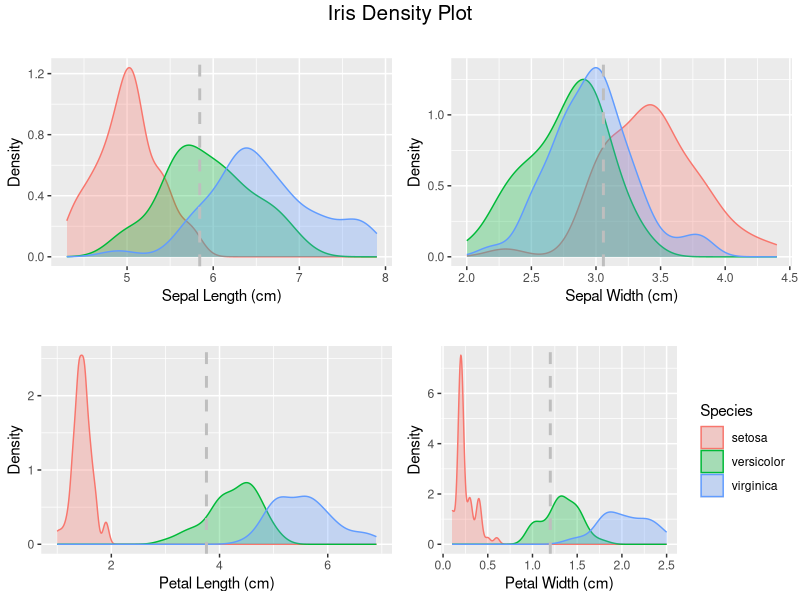

Recreate this plot in R.
# Notice the shape of the data, most attributes exhibit a normal distribution. 
# You can see the measurements of very small flowers in the Petal width and length column.
# We can review the density distribution of each attribute broken down by class value. 
# Like the scatterplot matrix, the density plot by class can help see the separation of classes. 
# It can also help to understand the overlap in class values for an attribute.
install.packages("dplyr")
library(dplyr)

install.packages("tidyverse")
library(tidyverse)

install.packages("dplyr")
library(ggplot2) 
library(readr) 
library(gridExtra)
library(grid)
library(plyr)

data("iris")

DhistPl <-    ggplot(iris, aes(x=Petal.Length, colour=Species, fill=Species)) +
  geom_density(alpha=.3) +
  geom_vline(aes(xintercept=mean(Petal.Length),  colour=Species),linetype="dashed",color="grey", size=1)+
  xlab("Petal Length (cm)") +  
  ylab("Density")+
  theme(legend.position="none")
DhistPw <- ggplot(iris, aes(x=Petal.Width, colour=Species, fill=Species)) +
  geom_density(alpha=.3) +
  geom_vline(aes(xintercept=mean(Petal.Width),  colour=Species),linetype="dashed",color="grey", size=1)+
  xlab("Petal Width (cm)") +  
  ylab("Density")

DhistSw <- ggplot(iris, aes(x=Sepal.Width, colour=Species, fill=Species)) +
  geom_density(alpha=.3) +
  geom_vline(aes(xintercept=mean(Sepal.Width),  colour=Species), linetype="dashed",color="grey", size=1)+
  xlab("Sepal Width (cm)") +  
  ylab("Density")+
  theme(legend.position="none")
DhistSl <- ggplot(iris, aes(x=Sepal.Length, colour=Species, fill=Species)) +
  geom_density(alpha=.3) +
  geom_vline(aes(xintercept=mean(Sepal.Length),  colour=Species),linetype="dashed", color="grey", size=1)+
  xlab("Sepal Length (cm)") +  
  ylab("Density")+
  theme(legend.position="none")
# Plot all density visualizations
grid.arrange(DhistSl + ggtitle(""),
             DhistSw  + ggtitle(""),
             DhistPl + ggtitle(""),
             DhistPw  + ggtitle(""),
             nrow = 2,
             top = textGrob("Iris Density Plot", 
                            gp=gpar(fontsize=15))
)